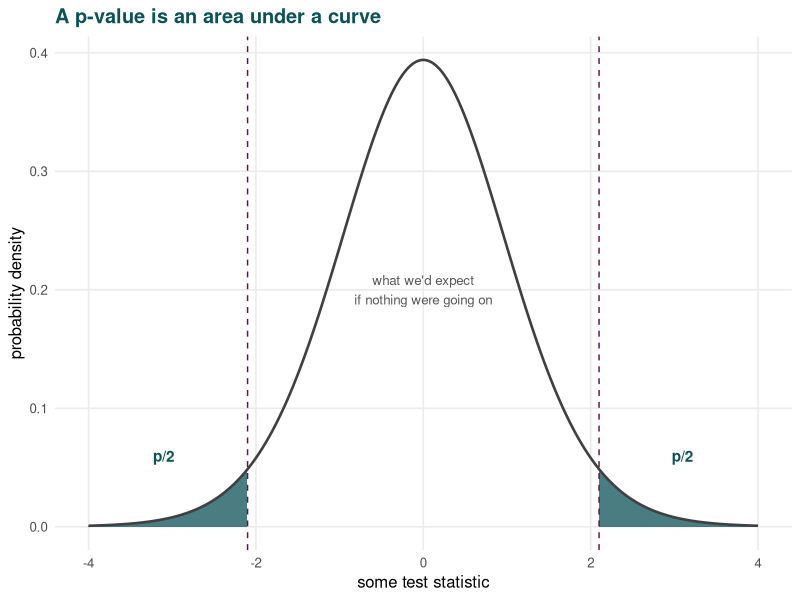
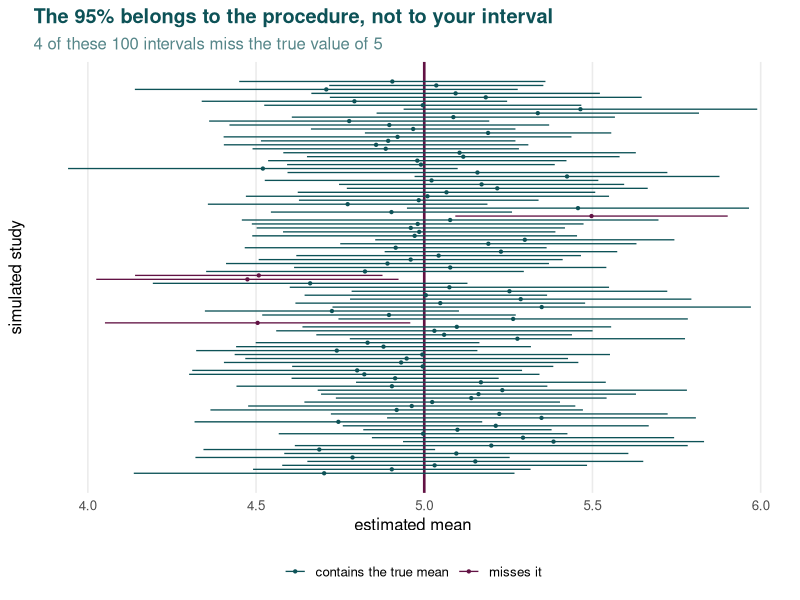
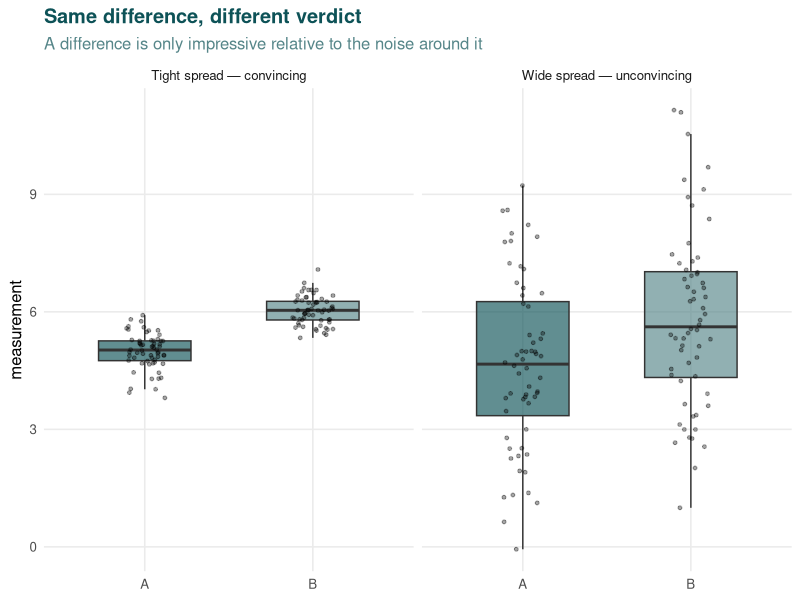
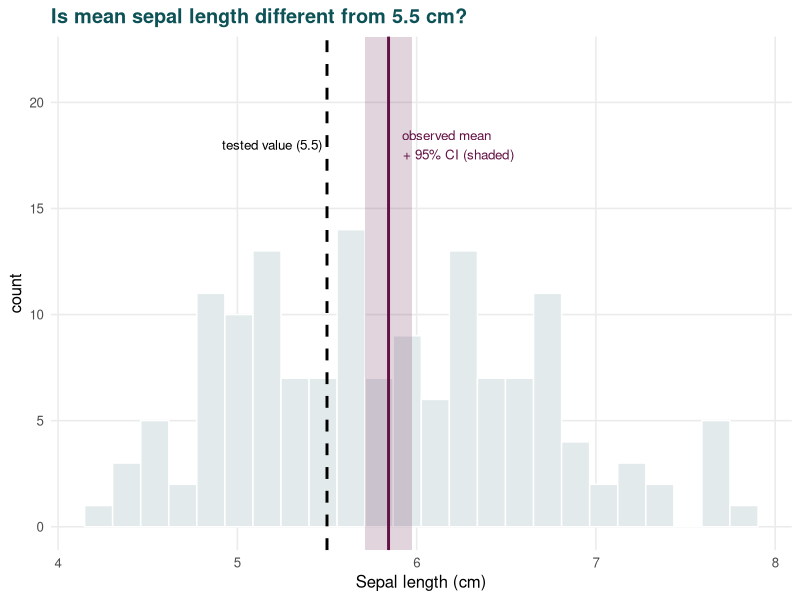
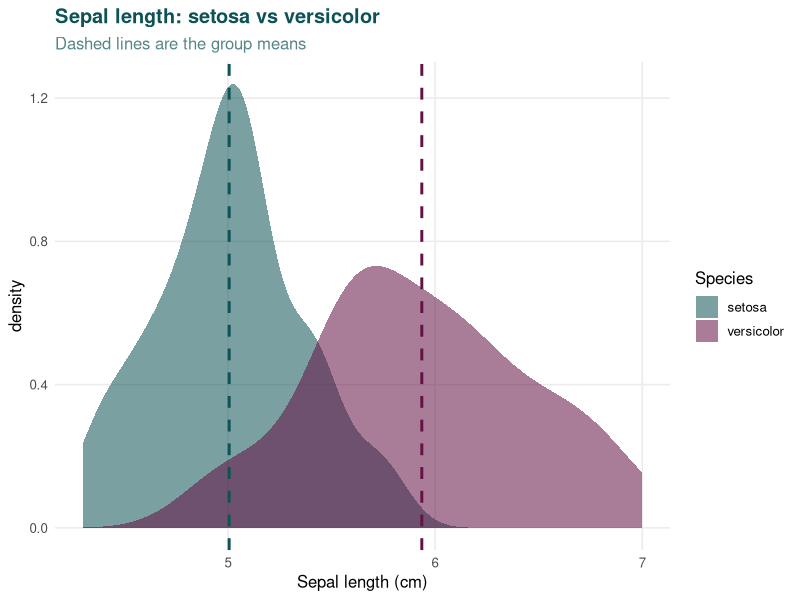
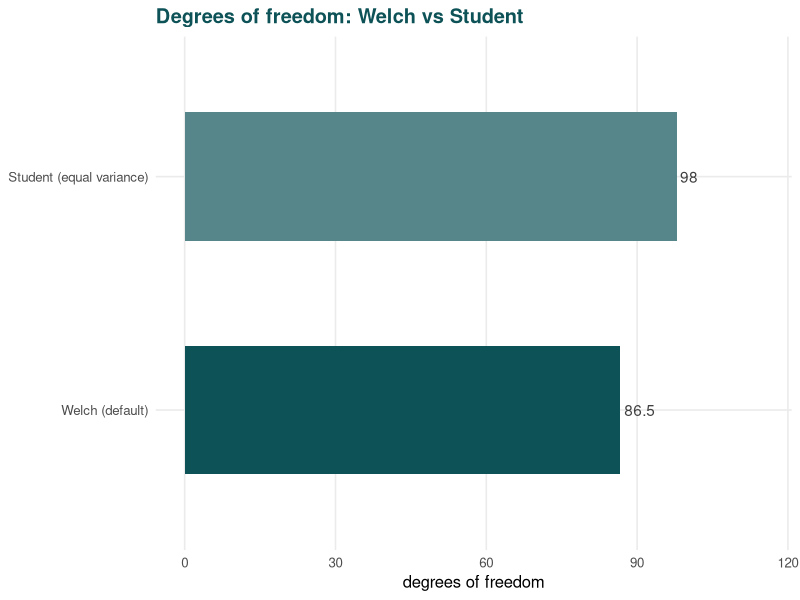
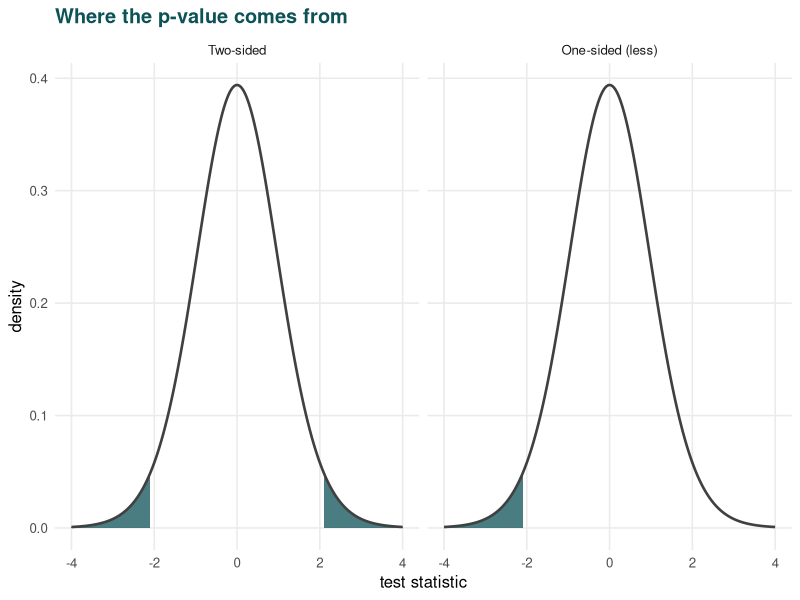
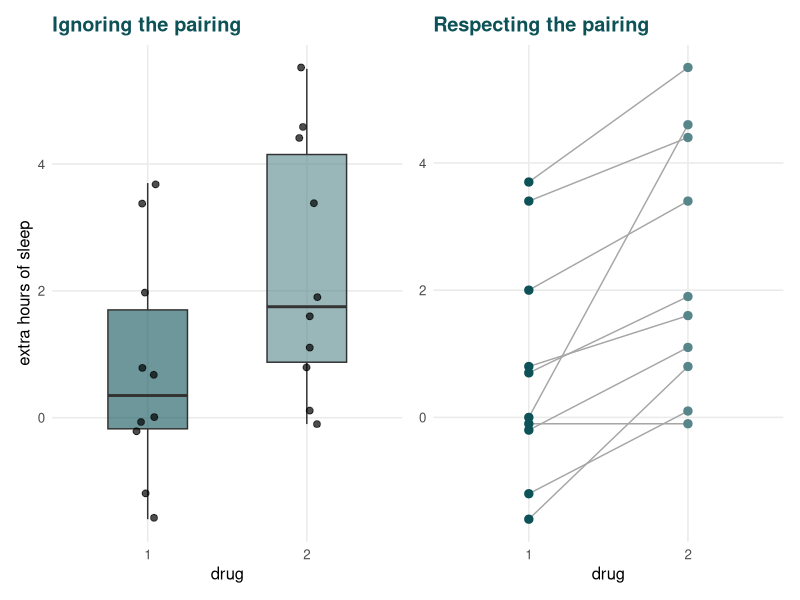

Recreate these plots in R, in order.
## ---- chunk 1
#| label: setup
#| include: false
library(ggplot2)
library(dplyr)
library(tidyr)
library(broom)
library(knitr)

# Show the code in HTML (where it is collapsed behind "Show the code"), but
# never in PDF or any other output. This has to be done here rather than in the
# YAML, because Quarto has no way to set `echo` per output format.
knitr::opts_chunk$set(echo = knitr::is_html_output())

theme_set(
  theme_minimal(base_size = 12) +
    theme(
      plot.title    = element_text(face = "bold", colour = "#0D5257"),
      plot.subtitle = element_text(colour = "#568689"),
      panel.grid.minor = element_blank()
    )
)

teal   <- "#0D5257"
mid    <- "#568689"
pale   <- "#E2EAEB"
accent <- "#621244"
trio   <- c("#0D5257", "#568689", "#621244")

# The clean, built-in copy - identical to the course data once the `Setosi`
# typo has been corrected
iris <- datasets::iris

# --- small helpers so the tables below read consistently -------------------

fmt_p <- function(p) {
  ifelse(p < 0.001, "< 0.001", sprintf("%.3f", p))
}

# Pull the useful parts out of any t-test into one tidy row
t_row <- function(tt, label) {
  est <- if (length(tt$estimate) == 2) {
    unname(tt$estimate[1] - tt$estimate[2])
  } else {
    unname(tt$estimate)
  }
  data.frame(
    Comparison        = label,
    Estimate          = round(est, 3),
    `Lower 95%`       = round(tt$conf.int[1], 3),
    `Upper 95%`       = round(tt$conf.int[2], 3),
    `t`               = round(unname(tt$statistic), 2),
    `df`              = round(unname(tt$parameter), 1),
    `p-value`         = fmt_p(tt$p.value),
    check.names = FALSE,
    row.names = NULL
  )
}
## ---- chunk 2
#| label: fig-pvalue
#| fig-cap: "The p-value is the shaded area — the proportion of possible results at least as extreme as the one you got. Here the observed statistic is 2.1, with 20 degrees of freedom."
x    <- seq(-4, 4, length.out = 600)
df_t <- data.frame(x = x, y = dt(x, df = 20))
obs  <- 2.1

ggplot(df_t, aes(x, y)) +
  geom_area(data = subset(df_t, x >=  obs), fill = teal, alpha = 0.75) +
  geom_area(data = subset(df_t, x <= -obs), fill = teal, alpha = 0.75) +
  geom_line(linewidth = 0.9, colour = "grey25") +
  geom_vline(xintercept = c(-obs, obs), linetype = "dashed", colour = accent) +
  annotate("text", x =  3.1, y = 0.06, label = "p/2", colour = teal, fontface = "bold") +
  annotate("text", x = -3.1, y = 0.06, label = "p/2", colour = teal, fontface = "bold") +
  annotate("text", x = 0, y = 0.2,
           label = "what we'd expect\nif nothing were going on",
           colour = "grey35", size = 3.4) +
  labs(title = "A p-value is an area under a curve",
       x = "some test statistic", y = "probability density")
## ---- chunk 3
#| label: fig-coverage
#| fig-height: 6
#| fig-cap: "100 samples drawn from a population whose mean really is 5. Each horizontal line is one study's 95% confidence interval."
set.seed(2024)
n_sim <- 100
n_obs <- 20
mu    <- 5

sims <- do.call(rbind, lapply(seq_len(n_sim), function(i) {
  s  <- rnorm(n_obs, mean = mu, sd = 1)
  ci <- t.test(s)$conf.int
  data.frame(i = i, lo = ci[1], hi = ci[2], est = mean(s))
}))
sims$covers <- sims$lo <= mu & sims$hi >= mu

ggplot(sims, aes(y = i)) +
  geom_vline(xintercept = mu, colour = accent, linewidth = 0.9) +
  geom_linerange(aes(xmin = lo, xmax = hi, colour = covers), linewidth = 0.45) +
  geom_point(aes(x = est, colour = covers), size = 0.8) +
  scale_colour_manual(
    values = c("TRUE" = teal, "FALSE" = accent),
    labels = c("TRUE" = "contains the true mean", "FALSE" = "misses it"),
    breaks = c("TRUE", "FALSE")
  ) +
  labs(title = "The 95% belongs to the procedure, not to your interval",
       subtitle = sprintf("%d of these %d intervals miss the true value of %g",
                          sum(!sims$covers), n_sim, mu),
       x = "estimated mean", y = "simulated study", colour = NULL) +
  theme(legend.position = "bottom",
        axis.text.y = element_blank(),
        panel.grid.major.y = element_blank())
## ---- chunk 4
#| label: fig-signal-noise
#| fig-cap: "The same difference in means can be convincing or unconvincing depending entirely on the spread. Both panels have true means of 5 and 6./n (Remember that the central line in a box plot shows the *median* not the *mean*."
set.seed(42)
nn <- 60
tight <- data.frame(
  g = rep(c("A", "B"), each = nn),
  v = c(rnorm(nn, 5, 0.4), rnorm(nn, 6, 0.4)),
  panel = "Tight spread — convincing"
)
wide <- data.frame(
  g = rep(c("A", "B"), each = nn),
  v = c(rnorm(nn, 5, 2.5), rnorm(nn, 6, 2.5)),
  panel = "Wide spread — unconvincing"
)

ggplot(rbind(tight, wide), aes(x = g, y = v, fill = g)) +
  geom_boxplot(alpha = 0.65, outlier.shape = NA, width = 0.55) +
  geom_jitter(width = 0.12, alpha = 0.35, size = 1) +
  facet_wrap(~panel) +
  scale_fill_manual(values = c(teal, mid)) +
  labs(title = "Same difference, different verdict",
       subtitle = "A difference is only impressive relative to the noise around it",
       x = NULL, y = "measurement") +
  theme(legend.position = "none")
## ---- chunk 5
#| label: tbl-onesample
#| tbl-cap: "One-sample t-test of mean sepal length against 5.5 cm. The estimate here is the observed mean itself."
tt1 <- t.test(iris$Sepal.Length, mu = 5.5)
kable(t_row(tt1, "Mean sepal length vs 5.5 cm"), align = "lrrrrrr")
## ---- chunk 6
#| label: fig-onesample
#| fig-cap: "The observed mean and its confidence interval, against the value being tested."
ggplot(iris, aes(x = Sepal.Length)) +
  geom_histogram(bins = 24, fill = pale, colour = "white") +
  annotate("rect", xmin = tt1$conf.int[1], xmax = tt1$conf.int[2],
           ymin = -Inf, ymax = Inf, fill = accent, alpha = 0.18) +
  geom_vline(xintercept = 5.5, colour = "black", linewidth = 1, linetype = "dashed") +
  geom_vline(xintercept = mean(iris$Sepal.Length), colour = accent, linewidth = 1) +
  annotate("text", x = 5.5, y = 18, label = "tested value (5.5)",
           colour = "black", hjust = 1.05, size = 3.4) +
  annotate("text", x = mean(iris$Sepal.Length)+0.05, y = 18,
           label = "observed mean\n+ 95% CI (shaded)",
           colour = accent, hjust = -0.05, size = 3.4) +
  labs(title = "Is mean sepal length different from 5.5 cm?",
       x = "Sepal length (cm)", y = "count") + 
  ylim(c(0,22))
## ---- chunk 7
#| label: tbl-twosample
#| tbl-cap: "Two-sample t-test comparing mean sepal length between two species. The estimate is the difference between the group means."
two_species <- iris |>
  filter(Species %in% c("setosa", "versicolor")) |>
  droplevels()

tt2 <- t.test(Sepal.Length ~ Species, data = two_species)
kable(t_row(tt2, "setosa − versicolor"), align = "lrrrrrr")
## ---- chunk 8
#| label: fig-twosample
#| fig-cap: "The distributions barely overlap, which is what a very small p-value looks like."
ggplot(two_species, aes(x = Sepal.Length, fill = Species)) +
  geom_density(alpha = 0.55, colour = NA) +
  geom_vline(data = two_species |>
               group_by(Species) |>
               summarise(m = mean(Sepal.Length), .groups = "drop"),
             aes(xintercept = m, colour = Species),
             linewidth = 1, linetype = "dashed", show.legend = FALSE) +
  scale_fill_manual(values = c(teal, accent)) +
  scale_colour_manual(values = c(teal, accent)) +
  labs(title = "Sepal length: setosa vs versicolor",
       subtitle = "Dashed lines are the group means",
       x = "Sepal length (cm)", y = "density")
## ---- chunk 9
#| label: tbl-welch
#| tbl-cap: "The same comparison run both ways. The estimate and interval barely move; the degrees of freedom are the giveaway."
tt2s <- t.test(Sepal.Length ~ Species, data = two_species, var.equal = TRUE)
kable(rbind(
  t_row(tt2,  "Welch (default)"),
  t_row(tt2s, "Student (equal variance assumed)")
), align = "lrrrrrr")
## ---- chunk 10
#| label: fig-welch
#| fig-cap: "Welch's correction reduces the degrees of freedom, which widens the distribution slightly and makes the test appropriately more cautious."
data.frame(
  test = c("Welch (default)", "Student (equal variance)"),
  df   = c(unname(tt2$parameter), unname(tt2s$parameter))
) |>
  ggplot(aes(x = reorder(test, df), y = df, fill = test)) +
  geom_col(width = 0.55) +
  geom_text(aes(label = round(df, 1)), hjust = -0.15, colour = "grey25") +
  coord_flip() +
  scale_fill_manual(values = c(mid, teal)) +
  ylim(0, 115) +
  labs(title = "Degrees of freedom: Welch vs Student",
       x = NULL, y = "degrees of freedom") +
  theme(legend.position = "none")
## ---- chunk 11
#| label: fig-sided
#| fig-cap: "Two-sided tests count extreme results in both tails; one-sided tests count only one. This is why a one-sided p-value is half the size."
mk <- function(side) {
  d <- data.frame(x = x, y = dt(x, 20))
  keep <- if (side == "Two-sided") subset(d, x >= obs | x <= -obs) else subset(d, x <= -obs)
  keep$panel <- side
  # The two tails are disjoint. Without a grouping variable the shading geom
  # joins them into a single polygon straight across the middle of the curve,
  # so label which tail each point belongs to.
  keep$tail  <- ifelse(keep$x < 0, "left", "right")
  d$panel <- side
  list(all = d, shade = keep)
}
a <- mk("Two-sided"); b <- mk("One-sided (less)")

# Two-sided first: it is the default, and the one-sided panel reads as
# "the same thing, but only counting one end"
lev     <- c("Two-sided", "One-sided (less)")
all_d   <- rbind(a$all,   b$all)
shade_d <- rbind(a$shade, b$shade)
all_d$panel   <- factor(all_d$panel,   levels = lev)
shade_d$panel <- factor(shade_d$panel, levels = lev)

ggplot(all_d, aes(x, y)) +
  geom_ribbon(data = shade_d, aes(ymin = 0, ymax = y, group = tail),
              fill = teal, alpha = 0.75) +
  geom_line(colour = "grey25", linewidth = 0.9) +
  facet_wrap(~panel) +
  labs(title = "Where the p-value comes from",
       x = "test statistic", y = "density")
## ---- chunk 12
#| label: fig-paired
#| fig-cap: "Left: treating the groups as unrelated hides the pattern. Right: joining each patient's two measurements shows that nearly every individual improved."
p1 <- ggplot(sleep, aes(x = group, y = extra, fill = group)) +
  geom_boxplot(alpha = 0.6, width = 0.5, outlier.shape = NA) +
  geom_jitter(width = 0.08, size = 2, alpha = 0.7) +
  scale_fill_manual(values = c(teal, mid)) +
  labs(title = "Ignoring the pairing", x = "drug", y = "extra hours of sleep") +
  theme(legend.position = "none")

p2 <- ggplot(sleep, aes(x = group, y = extra)) +
  geom_line(aes(group = ID), colour = "grey65") +
  geom_point(aes(colour = group), size = 2.5) +
  scale_colour_manual(values = c(teal, mid)) +
  labs(title = "Respecting the pairing", x = "drug", y = NULL) +
  theme(legend.position = "none")

patchwork_available <- requireNamespace("patchwork", quietly = TRUE)
if (patchwork_available) {
  print(patchwork::wrap_plots(p1, p2, nrow = 1))
} else {
  print(p1); print(p2)
}
## ---- chunk 13
sleep_wide <- sleep %>%
  pivot_wider(values_from = extra,
              names_from = group)

colnames(sleep_wide) <- c("ID", "drug_1", "drug_2")

#| label: tbl-paired
#| tbl-cap: "Identical numbers, analysed two ways. Pairing turns an unconvincing result into a clear one."
kable(rbind(
  t_row(t.test(sleep_wide$drug_1, sleep_wide$drug_2, data = sleep_wide, paired = TRUE),  "Paired (correct here)"),
  t_row(t.test(sleep_wide$drug_1, sleep_wide$drug_2, data = sleep_wide, paired = FALSE), "Unpaired (ignores patient)")
), align = "lrrrrrr")
## ---- chunk 14
#| label: fig-qq
#| fig-height: 3.6
#| fig-cap: "Three qq plots. Left: a single species, behaving itself. Middle: the same measurement pooled across all three species — the S-shape is the mixture, not a problem with the data. Right: genuinely skewed data."
set.seed(7)

qq_dat <- rbind(
  data.frame(value = iris$Sepal.Length[iris$Species == "setosa"],
             which = "1. One species — normal"),
  data.frame(value = iris$Sepal.Length,
             which = "2. All three pooled — a mixture"),
  data.frame(value = rexp(150, rate = 0.4),
             which = "3. Skewed data — not normal")
)

ggplot(qq_dat, aes(sample = value)) +
  stat_qq(colour = teal, alpha = 0.55, size = 1.3) +
  stat_qq_line(colour = accent, linewidth = 0.8) +
  facet_wrap(~which, scales = "free", nrow = 1) +
  labs(title = "Reading a qq plot",
       x = "expected if normal", y = "observed value")
## ---- chunk 15
#| label: fig-ranks
#| fig-cap: "Ranking pulls extreme values back into line. The outlier at 40 becomes simply 'the largest', which is why rank-based tests are robust to it."
set.seed(3)
raw <- c(rnorm(11, 10, 1.5), 40)
rk  <- data.frame(
  value = c(raw, rank(raw)),
  panel = rep(c("Original values", "Ranks"), each = 12),
  y = 1
)

ggplot(rk, aes(x = value, y = y)) +
  geom_point(colour = teal, size = 3, alpha = 0.75) +
  facet_wrap(~panel, scales = "free_x", ncol = 1) +
  labs(title = "What ranking does to an outlier", x = NULL, y = NULL) +
  theme(axis.text.y = element_blank(), panel.grid.major.y = element_blank())
## ---- chunk 16
#| label: fig-familywise
#| fig-cap: "Probability of at least one false positive when running multiple independent tests at the 5% level. By 14 comparisons it is more likely than not."
fw <- data.frame(n = 1:20)
fw$p <- 1 - 0.95^fw$n

ggplot(fw, aes(n, p)) +
  geom_hline(yintercept = 0.05, linetype = "dashed", colour = "grey55") +
  geom_line(colour = teal, linewidth = 1) +
  geom_point(colour = teal, size = 2) +
  annotate("text", x = 16.5, y = 0.10, label = "the 5% you thought you had",
           colour = "grey45", size = 3.3) +
  scale_y_continuous(labels = scales::percent_format(accuracy = 1),
                     limits = c(0, 1)) +
  labs(title = "The multiple comparisons problem",
       subtitle = "Three groups means three pairwise tests; ten groups means forty-five",
       x = "number of tests run", y = "chance of at least one false positive")
## ---- chunk 17
#| label: fig-anova
#| fig-cap: "ANOVA compares the spread of the group means around the grand mean (between-group) against the spread of points around their own group mean (within-group)."
grand <- mean(iris$Sepal.Length)
gm <- iris |>
  group_by(Species) |>
  summarise(m = mean(Sepal.Length), .groups = "drop")

set.seed(11)
iris_j <- iris
iris_j$xj <- as.numeric(iris_j$Species) + runif(nrow(iris_j), -0.18, 0.18)
iris_j <- left_join(iris_j, gm, by = "Species")

ggplot(iris_j, aes(x = xj, y = Sepal.Length)) +
  geom_segment(aes(xend = xj, yend = m), colour = "grey80", linewidth = 0.3) +
  geom_point(aes(colour = Species), alpha = 0.6, size = 1.6) +
  geom_hline(yintercept = grand, linetype = "dashed", colour = accent, linewidth = 0.9) +
  geom_segment(data = gm,
               aes(x = as.numeric(Species) - 0.3, xend = as.numeric(Species) + 0.3,
                   y = m, yend = m),
               colour = "grey20", linewidth = 1.1, inherit.aes = FALSE) +
  annotate("text", x = 0, y = grand, label = "grand mean",
           colour = accent, size = 3.3, hjust = 0, vjust = -0.6) +
  scale_x_continuous(breaks = 1:3, labels = levels(iris$Species)) +
  scale_colour_manual(values = trio) +
  labs(title = "What ANOVA is actually comparing",
       subtitle = "Grey lines = within-group variation. \nDistance of black bars from the dashed line = between-group variation",
       x = NULL, y = "Sepal length (cm)") +
  theme(legend.position = "none") 
## ---- chunk 18
#| label: tbl-anova
#| tbl-cap: "ANOVA of sepal length across the three species. `Species` is the between-group row; `Residuals` is the within-group variation left over."
iris_aov <- aov(Sepal.Length ~ Species, data = iris)

tidy(iris_aov) |>
  transmute(
    Source       = ifelse(term == "Species", "Between species", "Within species (residual)"),
    df           = df,
    `Sum of sq`  = round(sumsq, 2),
    `Mean sq`    = round(meansq, 3),
    `F`          = ifelse(is.na(statistic), "", sprintf("%.1f", statistic)),
    `p-value`    = ifelse(is.na(p.value), "", fmt_p(p.value))
  ) |>
  kable(align = "lrrrrr")
## ---- chunk 19
#| label: tbl-tukey
#| tbl-cap: "Tukey pairwise comparisons. Every interval is clear of zero, so all three species differ from each other."
tk <- as.data.frame(TukeyHSD(iris_aov)$Species)
tk$comparison <- rownames(tk)

tk |>
  transmute(
    Comparison  = gsub("-", " − ", comparison, fixed = TRUE),
    Difference  = round(diff, 3),
    `Lower 95%` = round(lwr, 3),
    `Upper 95%` = round(upr, 3),
    `p (adjusted)` = fmt_p(`p adj`)
  ) |>
  kable(align = "lrrrr")
## ---- chunk 20
#| label: fig-tukey
#| fig-cap: "Any interval clear of the dashed zero line is a difference worth believing. All three are the same width here because the groups are equal sizes."
ggplot(tk, aes(x = diff, y = comparison)) +
  geom_vline(xintercept = 0, linetype = "dashed", colour = accent, linewidth = 0.9) +
  geom_linerange(aes(xmin = lwr, xmax = upr), colour = mid, linewidth = 1.2) +
  geom_point(colour = teal, size = 3.5) +
  geom_text(aes(label = round(diff, 2)), vjust = -1.1, colour = "grey30", size = 3.3) +
  labs(title = "Which species actually differ?",
       subtitle = "Difference in mean sepal length, with family-wise 95% intervals",
       x = "difference (cm)", y = NULL)
## ---- chunk 21
#| label: tbl-observed
#| tbl-cap: "Observed counts: car transmission type against number of cylinders, with row and column totals."
mtcars_tab <- table(
  Transmission = ifelse(mtcars$am == 1, "Manual", "Automatic"),
  Cylinders    = mtcars$cyl
)
kable(as.data.frame.matrix(addmargins(mtcars_tab)), align = "rrrr")
## ---- chunk 22
#| label: tbl-expected-margins
#| tbl-cap: "Expected counts if transmission and cylinder count were unrelated. Note the margins are identical to the observed table — that is the point."
cs <- suppressWarnings(chisq.test(mtcars_tab))
kable(round(as.data.frame.matrix(addmargins(as.table(cs$expected))), 2),
      align = "rrrr")
## ---- chunk 23
#| label: tbl-pct
#| tbl-cap: "If the two variables were unrelated, the percentage of manual cars would be the same in every column. It is not remotely the same."
pct <- prop.table(mtcars_tab, margin = 2) * 100
overall <- 100 * sum(mtcars_tab["Manual", ]) / sum(mtcars_tab)

data.frame(
  Cylinders                 = colnames(mtcars_tab),
  `Cars in group`           = as.integer(colSums(mtcars_tab)),
  `% manual observed`       = sprintf("%.1f%%", pct["Manual", ]),
  `% manual if unrelated`   = sprintf("%.1f%%", overall),
  check.names = FALSE
) |>
  kable(align = "rrrr")
## ---- chunk 24
#| label: fig-chisq
#| fig-cap: "Observed counts against those expected if transmission and cylinder count were unrelated. Chi-squared measures the total size of those gaps."
obs <- as.data.frame(mtcars_tab)
names(obs) <- c("am", "cyl", "n")
obs$type <- "Observed"

exp_df <- as.data.frame(as.table(cs$expected))
names(exp_df) <- c("am", "cyl", "n")
exp_df$type <- "Expected if unrelated"

ggplot(rbind(obs, exp_df), aes(x = cyl, y = n, fill = type)) +
  geom_col(position = position_dodge(width = 0.8), width = 0.7) +
  facet_wrap(~am) +
  scale_fill_manual(values = c(pale, teal)) +
  labs(title = "Observed vs expected counts",
       x = "cylinders", y = "number of cars", fill = NULL) +
  theme(legend.position = "bottom")
## ---- chunk 25
#| label: tbl-contrib
#| tbl-cap: "Each cell's contribution to the chi-squared statistic. The four-cylinder column dominates, which matches what the percentages showed."
contrib <- cs$residuals^2

kable(round(as.data.frame.matrix(addmargins(as.table(contrib))), 2),
      align = "rrrr")
## ---- chunk 26
#| label: tbl-expected
#| tbl-cap: "The expected counts again, with any cell below 5 flagged. These are the cells that make the chi-squared approximation unreliable here."
exp_flag <- round(as.data.frame.matrix(cs$expected), 2)
exp_flag[] <- lapply(exp_flag, function(col) {
  ifelse(col < 5, paste0(sprintf("%.2f", col), " ⚠"), sprintf("%.2f", col))
})
kable(exp_flag, align = "rrr")
## ---- chunk 27
#| label: tbl-chisq-fisher
#| tbl-cap: "The same table tested two ways. Fisher's exact test computes the probability directly instead of approximating it, so it stays valid with small counts."
ft <- fisher.test(mtcars_tab)

data.frame(
  Test      = c("Chi-squared (approximate)", "Fisher's exact"),
  Statistic = c(sprintf("%.2f", unname(cs$statistic)), "—"),
  df        = c(as.character(unname(cs$parameter)), "—"),
  `p-value` = c(fmt_p(cs$p.value), fmt_p(ft$p.value)),
  check.names = FALSE
) |>
  kable(align = "lrrr")
## ---- chunk 28
#| label: fig-corr-scale
#| fig-cap: "What different correlation coefficients actually look like."
set.seed(19)
mk_cor <- function(r, n = 120) {
  x1 <- rnorm(n); x2 <- rnorm(n)
  y  <- r * x1 + sqrt(max(0, 1 - r^2)) * x2
  data.frame(x = x1, y = y,
             lab = paste0("r = ", sprintf("%.2f", cor(x1, y))))
}
cors <- do.call(rbind, lapply(c(-0.9, -0.4, 0, 0.4, 0.9, 0.99), mk_cor))
cors$lab <- factor(cors$lab, levels = unique(cors$lab))

ggplot(cors, aes(x, y)) +
  geom_point(colour = teal, alpha = 0.5, size = 1.3) +
  facet_wrap(~lab, nrow = 2) +
  labs(title = "A tour of correlation coefficients", x = NULL, y = NULL) +
  theme(axis.text = element_blank())
## ---- chunk 29
#| label: fig-anscombe
#| fig-cap: "Anscombe's quartet. Identical summary statistics, wildly different data. Only the first is a sensible candidate for a correlation coefficient."
ans <- data.frame(
  set = rep(paste("Dataset", 1:4), each = 11),
  x = c(anscombe$x1, anscombe$x2, anscombe$x3, anscombe$x4),
  y = c(anscombe$y1, anscombe$y2, anscombe$y3, anscombe$y4)
)

ans_lab <- ans |>
  group_by(set) |>
  summarise(r = cor(x, y), .groups = "drop") |>
  mutate(lab = paste0("r = ", sprintf("%.2f", r)))

ggplot(ans, aes(x, y)) +
  geom_smooth(method = "lm", se = FALSE, colour = accent, linewidth = 0.8) +
  geom_point(colour = teal, size = 2.2, alpha = 0.85) +
  geom_text(data = ans_lab, aes(x = 12.5, y = 4.5, label = lab),
            inherit.aes = FALSE, colour = "grey30", size = 3.4) +
  facet_wrap(~set) +
  labs(title = "Why you plot your data first",
       subtitle = "All four have the same correlation and the same fitted line")
## ---- chunk 30
#| label: fig-pearson-spearman
#| fig-cap: "A perfectly monotonic but curved relationship. Pearson under-reports it because it is not a straight line; Spearman sees it clearly."
set.seed(5)
cd <- data.frame(x = 1:60)
cd$y <- exp(cd$x / 12) + rnorm(60, sd = 1.2)

ggplot(cd, aes(x, y)) +
  geom_point(colour = teal, alpha = 0.75, size = 2) +
  geom_smooth(method = "lm", se = FALSE, colour = accent, linewidth = 0.8) +
  labs(title = "A relationship a straight line cannot capture",
       x = NULL, y = NULL)
## ---- chunk 31
#| label: tbl-corr
#| tbl-cap: "The same curved data measured both ways. Spearman is close to 1 because the relationship is perfectly increasing, even though it is not a straight line."
cp <- cor.test(cd$x, cd$y, method = "pearson")
csp <- suppressWarnings(cor.test(cd$x, cd$y, method = "spearman"))

data.frame(
  Method        = c("Pearson (linear)", "Spearman (rank)"),
  Coefficient   = c(sprintf("%.3f", unname(cp$estimate)),
                    sprintf("%.3f", unname(csp$estimate))),
  `p-value`     = c(fmt_p(cp$p.value), fmt_p(csp$p.value)),
  check.names = FALSE
) |>
  kable(align = "lrr")
## ---- chunk 32
#| label: fig-regression
#| fig-cap: "The fitted line is the one that makes the total of the squared vertical distances (grey) as small as possible. Those distances are the residuals."
iris_lm  <- lm(Petal.Length ~ Sepal.Length, data = iris)
iris_fit <- iris
iris_fit$pred <- predict(iris_lm)

ggplot(iris_fit, aes(Sepal.Length, Petal.Length)) +
  geom_segment(aes(xend = Sepal.Length, yend = pred),
               colour = "grey75", linewidth = 0.4) +
  geom_point(colour = teal, alpha = 0.6, size = 1.8) +
  geom_line(aes(y = pred), colour = accent, linewidth = 1.1) +
  labs(title = "Least squares",
       subtitle = sprintf("Slope: %.2f cm of petal length per cm of sepal length",
                          coef(iris_lm)[2]),
       x = "Sepal length (cm)", y = "Petal length (cm)")
## ---- chunk 33
#| label: tbl-regression
#| tbl-cap: "Regression of petal length on sepal length."
tidy(iris_lm, conf.int = TRUE) |>
  transmute(
    Term        = ifelse(term == "(Intercept)", "Intercept", "Sepal length"),
    Estimate    = round(estimate, 3),
    `Std error` = round(std.error, 3),
    `Lower 95%` = round(conf.low, 3),
    `Upper 95%` = round(conf.high, 3),
    `p-value`   = fmt_p(p.value)
  ) |>
  kable(align = "lrrrrr")
## ---- chunk 34
#| label: tbl-regression2
#| tbl-cap: "Adding species to the model. `setosa` is the baseline, so the other two rows are differences relative to it."
iris_lm2 <- lm(Petal.Length ~ Sepal.Length + Species, data = iris)

tidy(iris_lm2, conf.int = TRUE) |>
  transmute(
    Term = recode(term,
                  "(Intercept)"       = "Intercept (setosa)",
                  "Sepal.Length"      = "Sepal length",
                  "Speciesversicolor" = "versicolor vs setosa",
                  "Speciesvirginica"  = "virginica vs setosa"),
    Estimate    = round(estimate, 3),
    `Lower 95%` = round(conf.low, 3),
    `Upper 95%` = round(conf.high, 3),
    `p-value`   = fmt_p(p.value)
  ) |>
  kable(align = "lrrrr")
## ---- chunk 35
#| label: fig-regression-species
#| fig-cap: "Left: one line for everyone. Right: a separate line per species — each much shallower than the overall line."
q1 <- ggplot(iris, aes(Sepal.Length, Petal.Length)) +
  geom_point(alpha = 0.55, colour = teal, size = 1.7) +
  geom_smooth(method = "lm", se = FALSE, colour = accent) +
  labs(title = "Ignoring species", x = "Sepal length (cm)", y = "Petal length (cm)")

q2 <- ggplot(iris, aes(Sepal.Length, Petal.Length, colour = Species)) +
  geom_point(alpha = 0.7, size = 1.7) +
  geom_smooth(method = "lm", se = FALSE) +
  scale_colour_manual(values = trio) +
  labs(title = "Splitting by species", x = "Sepal length (cm)", y = NULL) +
  theme(legend.position = "bottom")

if (patchwork_available) {
  print(patchwork::wrap_plots(q1, q2, nrow = 1))
} else {
  print(q1); print(q2)
}
